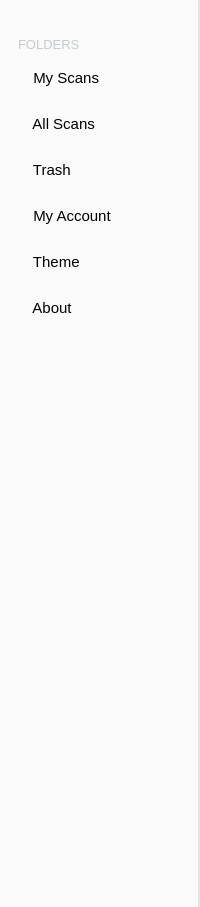
        <widget class="QWidget" name="sidBar" native="true">
         <property name="autoFillBackground">
          <bool>false</bool>
         </property>
         <property name="styleSheet">
          <string notr="true">background-color: rgb(250, 250, 250);
border-right: 2px solid rgb(229, 229, 229);</string>
         </property>
         <layout class="QGridLayout" name="gridLayout_13">
          <property name="leftMargin">
           <number>0</number>
          </property>
          <property name="topMargin">
           <number>37</number>
          </property>
          <property name="rightMargin">
           <number>2</number>
          </property>
          <item row="0" column="0">
           <widget class="QLabel" name="foldersLabel">
            <property name="font">
             <font>
              <pointsize>10</pointsize>
             </font>
            </property>
            <property name="styleSheet">
             <string notr="true">border:none;
color: rgb(199, 203, 205);</string>
            </property>
            <property name="text">
             <string>     FOLDERS</string>
            </property>
           </widget>
          </item>
          <item row="2" column="0">
           <spacer name="verticalSpacer_3">
            <property name="orientation">
             <enum>Qt::Vertical</enum>
            </property>
            <property name="sizeHint" stdset="0">
             <size>
              <width>20</width>
              <height>568</height>
             </size>
            </property>
           </spacer>
          </item>
          <item row="1" column="0">
           <layout class="QGridLayout" name="gridLayout_12">
            <property name="leftMargin">
             <number>0</number>
            </property>
            <property name="rightMargin">
             <number>0</number>
            </property>
            <item row="1" column="0">
             <widget class="QPushButton" name="allScans_btn">
              <property name="styleSheet">
               <string notr="true">QPushButton:checked{border-left: 5px solid rgb(63, 174, 73);background-color: rgb(222, 222, 222);color: black;height: 40px;font-size: 15px;text-align: left;}
QPushButton{height: 40px;font-size: 15px;border: none;text-align: left;}
QPushButton:hover{background-color: rgb(38, 55, 70);color: rgb(255, 255, 255);}</string>
              </property>
              <property name="text">
               <string>        All Scans</string>
              </property>
              <property name="checkable">
               <bool>true</bool>
              </property>
              <property name="autoExclusive">
               <bool>true</bool>
              </property>
             </widget>
            </item>
            <item row="0" column="0">
             <widget class="QPushButton" name="myScans_btn">
              <property name="styleSheet">
               <string notr="true">QPushButton:checked{border-left: 5px solid rgb(63, 174, 73);background-color: rgb(222, 222, 222);color: black;height: 40px;font-size: 15px;text-align: left;}
QPushButton{height: 40px;font-size: 15px;border: none;text-align: left;}
QPushButton:hover{background-color: rgb(38, 55, 70);color: rgb(255, 255, 255);}</string>
              </property>
              <property name="text">
               <string>        My Scans</string>
              </property>
              <property name="checkable">
               <bool>true</bool>
              </property>
              <property name="autoExclusive">
               <bool>true</bool>
              </property>
             </widget>
            </item>
            <item row="2" column="0">
             <widget class="QPushButton" name="trash_btn">
              <property name="styleSheet">
               <string notr="true">QPushButton:checked{border-left: 5px solid rgb(63, 174, 73);background-color: rgb(222, 222, 222);color: black;height: 40px;font-size: 15px;text-align: left;}
QPushButton{height: 40px;font-size: 15px;border: none;text-align: left;}
QPushButton:hover{background-color: rgb(38, 55, 70);color: rgb(255, 255, 255);}</string>
              </property>
              <property name="text">
               <string>        Trash</string>
              </property>
              <property name="checkable">
               <bool>true</bool>
              </property>
              <property name="autoExclusive">
               <bool>true</bool>
              </property>
             </widget>
            </item>
            <item row="3" column="0">
             <widget class="QPushButton" name="myAccount_btn">
              <property name="styleSheet">
               <string notr="true">QPushButton:checked{border-left: 5px solid rgb(63, 174, 73);background-color: rgb(222, 222, 222);color: black;height: 40px;font-size: 15px;text-align: left;}
QPushButton{height: 40px;font-size: 15px;border: none;text-align: left;}
QPushButton:hover{background-color: rgb(38, 55, 70);color: rgb(255, 255, 255);}</string>
              </property>
              <property name="text">
               <string>        My Account</string>
              </property>
              <property name="checkable">
               <bool>true</bool>
              </property>
              <property name="autoExclusive">
               <bool>true</bool>
              </property>
             </widget>
            </item>
            <item row="6" column="0">
             <widget class="QPushButton" name="about_btn">
              <property name="styleSheet">
               <string notr="true">QPushButton:checked{border-left: 5px solid rgb(63, 174, 73);background-color: rgb(222, 222, 222);color: black;height: 40px;font-size: 15px;text-align: left;}
QPushButton{height: 40px;font-size: 15px;border: none;text-align: left;}
QPushButton:hover{background-color: rgb(38, 55, 70);color: rgb(255, 255, 255);}</string>
              </property>
              <property name="text">
               <string>        About</string>
              </property>
              <property name="checkable">
               <bool>true</bool>
              </property>
              <property name="autoExclusive">
               <bool>true</bool>
              </property>
             </widget>
            </item>
            <item row="5" column="0">
             <widget class="QPushButton" name="theme_btn">
              <property name="styleSheet">
               <string notr="true">QPushButton:checked{border-left: 5px solid rgb(63, 174, 73);background-color: rgb(222, 222, 222);color: black;height: 40px;font-size: 15px;text-align: left;}
QPushButton{height: 40px;font-size: 15px;border: none;text-align: left;}
QPushButton:hover{background-color: rgb(38, 55, 70);color: rgb(255, 255, 255);}</string>
              </property>
              <property name="text">
               <string>        Theme</string>
              </property>
              <property name="checkable">
               <bool>true</bool>
              </property>
              <property name="autoExclusive">
               <bool>true</bool>
              </property>
             </widget>
            </item>
           </layout>
          </item>
         </layout>
        </widget>
